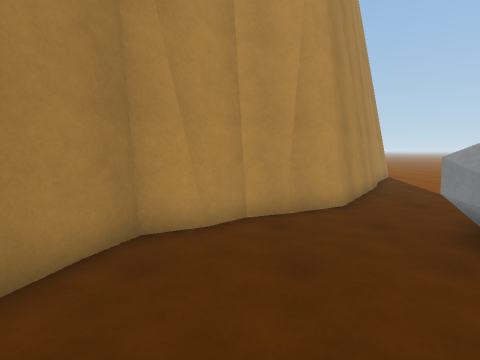
View 1 (above)

19 first-person views from a walk through a 3-D level made in the Unity game engine. The camera is 1.5 m above the floor, tilts 6° down and sees 80° across. The floor is counted in squares, 1 m on a side. Each view is taken from the middle of a square. On the plan, view 1 faces up. The plan holds only what a view shows up to about 14 squares ahead; the rest is blank. The place goes on beyond the plan.

View 2
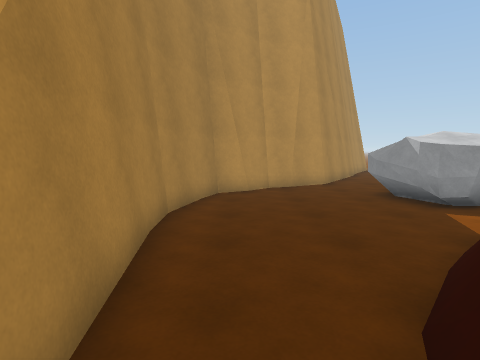

View 3
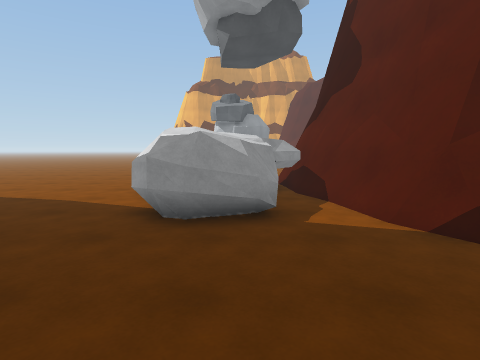

View 4
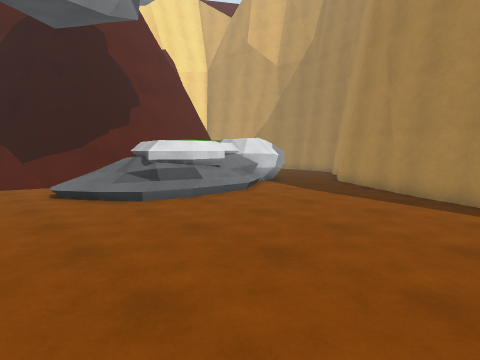

View 5
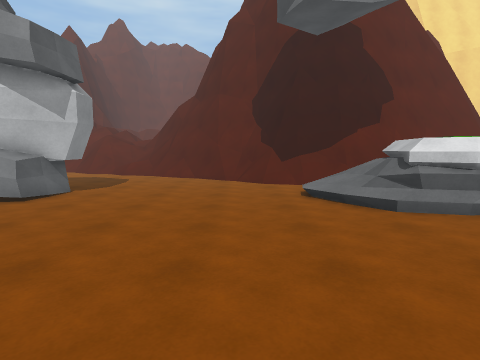

View 6
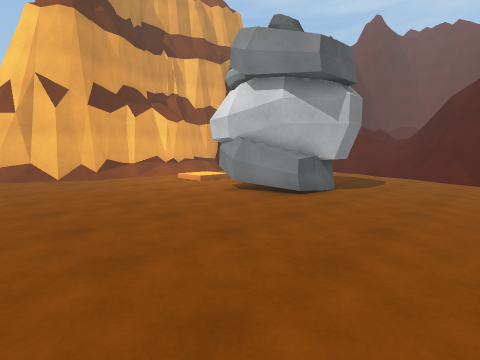

View 7
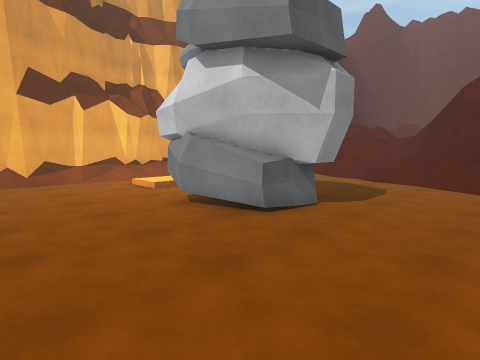

View 8
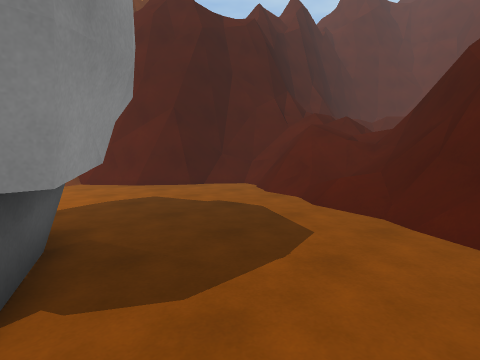

View 9
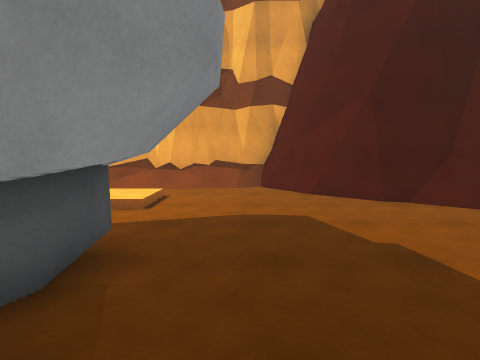

View 10
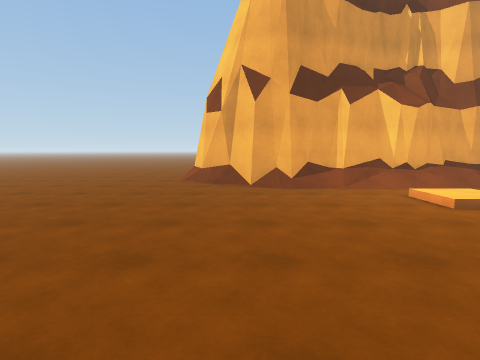

View 11
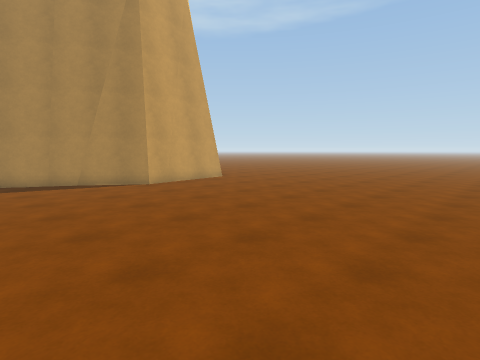

View 12
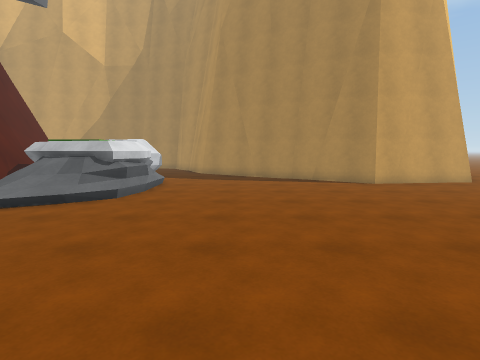

View 13
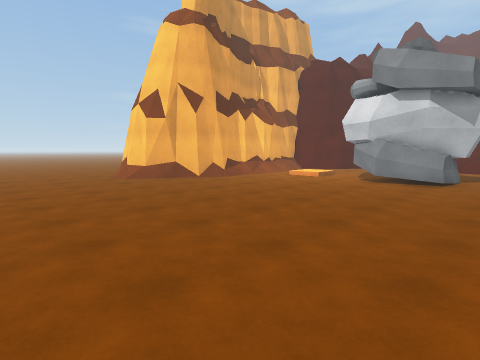

View 14
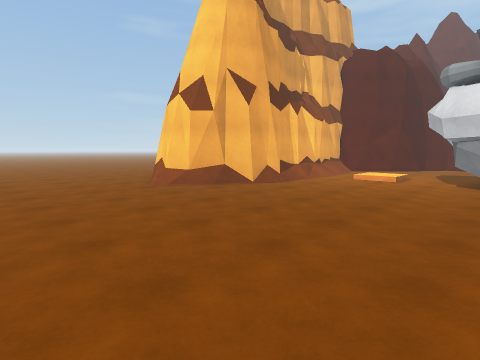

View 15
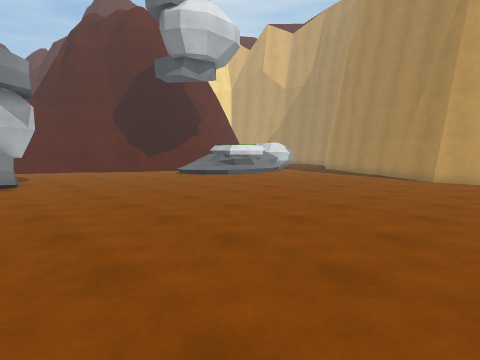

View 16
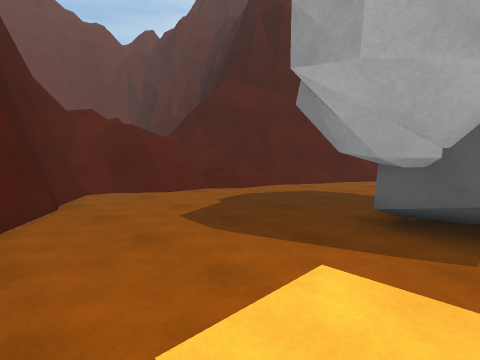

View 17
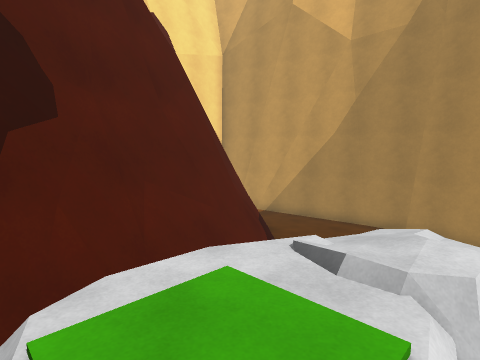

View 18
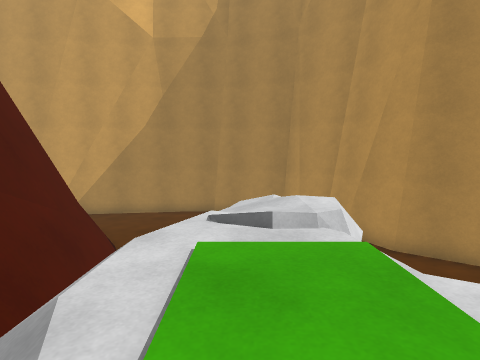

View 19
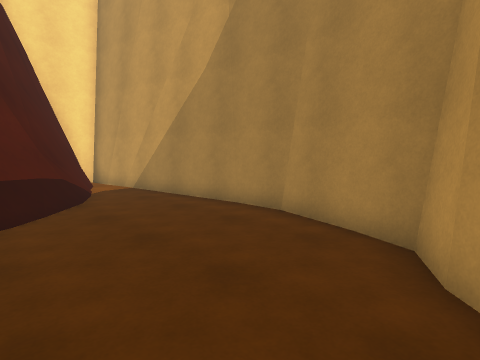

### Floor plan
Key: @ floor where view 1 was taken; # wall or solid block; . main floor; : floor 0.25 m higher than the main floor; + floor 1.75 m higher than the main floor; * floor 2 m higher than the main floor; / step, stairs or slope; = window, fence, low wall or low ledge; ^ raised ledge; v drop or lower ground; R rock; O other object.
Columns run from 3 left of view 1 to 33 right of it. Each row starts with its distance up from view 1.
 19            #...................... ..
 18            #.........................
 17            #.........................
 16           ##.........................
 15           #..........................
 14          ##..........................
 13          #...........................
 12         ##...........................
 11        ##............................
 10        #............................#
  9       ##............................#
  8      ##............................=#
  7    ###........=..................../#
  6   ##......==#//=.................../#
  5  ##....RRR==+++//........RRRRR...../#
  4 ##.....   +**+////.......RR RR..::./#
  3 #......R ++**+////.......RRR R..::./#
  2 #......RR#+++#   ........RRRRR...../#
  1 #.........vvv###=..........RRR......O
  0 #..@...==##=#######.................O
 -1 #....=#####^^    ##==...............=
 -2 #...=###           ##=............###
 -3 ##..##              ###=.........###
 -4  #.=#                 ##=//......##
 -5  #.##                 ##=/////..##
 -6  #=#                   #////====##
 -7  ###                   ##=///==##

Where each view was taken, in squares from view 1:
view 1: 0 up, 0 right, facing up
view 2: 5 down, 1 left, facing up
view 3: 3 up, 2 left, facing right
view 4: 14 up, 16 right, facing down-left
view 5: 13 up, 16 right, facing down
view 6: 13 up, 17 right, facing down-right
view 7: 10 up, 18 right, facing down-right
view 8: 3 up, 19 right, facing down-right
view 9: 0 up, 21 right, facing right
view 10: 10 up, 21 right, facing right
view 11: 10 up, 20 right, facing up-left
view 12: 10 up, 21 right, facing left
view 13: 19 up, 20 right, facing down-right
view 14: 19 up, 24 right, facing down-right
view 15: 19 up, 24 right, facing down-left
view 16: 4 up, 31 right, facing down-left
view 17: 5 up, 10 right, facing down-left
view 18: 3 up, 11 right, facing left
view 19: 6 up, 3 right, facing down-left
